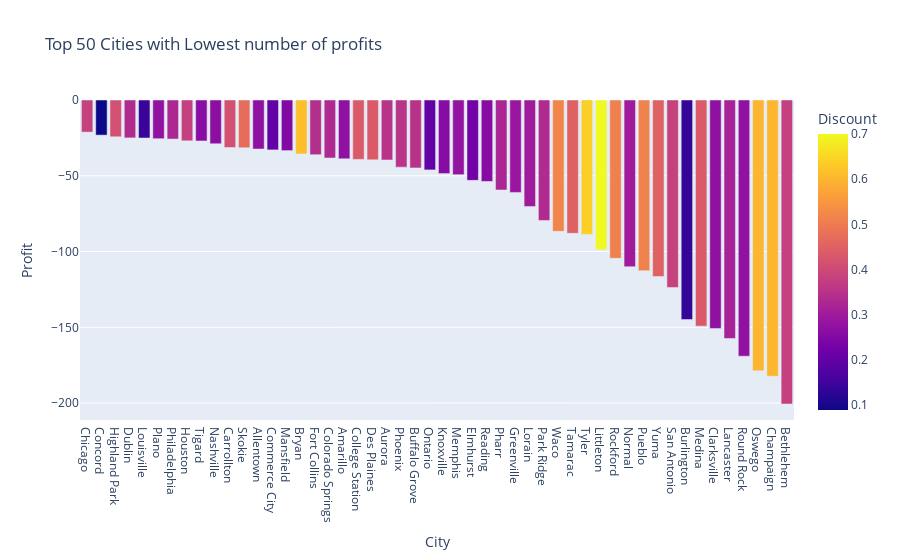

The code cell stored with this chart in its notebook:
### Code cell
px.bar(df.groupby('City').mean().reset_index().sort_values('Profit',ascending=False).tail(50),x='City',y='Profit',color='Discount',hover_data=df.groupby('City').mean().reset_index().columns,
      title='Top 50 Cities with Lowest number of profits')

### Figure 1 — Plotly figure (JSON) as saved in the notebook; plotly's stock layout.template omitted (floating-point values rounded to 4 significant figures; data arrays with more than 128 entries replaced by an {"elided": "..."} marker saying what was removed)
{"data": [{"alignmentgroup": "True", "customdata": {"elided": "50x3 float values"}, "hovertemplate": "City=%{x}<br>Profit=%{y}<br>Sales=%{customdata[0]}<br>Quantity=%{customdata[1]}<br>Discount=%{marker.color}<extra></extra>", "legendgroup": "", "marker": {"color": [0.3838, 0.08871, 0.4143, 0.3357, 0.1421, 0.2747, 0.3268, 0.3797, 0.2625, 0.269, 0.4133, 0.4727, 0.2714, 0.2, 0.25, 0.6167, 0.3429, 0.332, 0.272, 0.4333, 0.4333, 0.3529, 0.354, 0.35, 0.2, 0.2583, 0.28, 0.225, 0.26, 0.325, 0.2889, 0.3, 0.3333, 0.52, 0.45, 0.64, 0.7, 0.5091, 0.3, 0.5125, 0.45, 0.3831, 0.136, 0.4333, 0.2714, 0.3152, 0.2743, 0.6, 0.6, 0.38], "coloraxis": "coloraxis", "pattern": {"shape": ""}}, "name": "", "offsetgroup": "", "orientation": "v", "showlegend": false, "textposition": "auto", "type": "bar", "x": ["Chicago", "Concord", "Highland Park", "Dublin", "Louisville", "Plano", "Philadelphia", "Houston", "Tigard", "Nashville", "Carrollton", "Skokie", "Allentown", "Commerce City", "Mansfield", "Bryan", "Fort Collins", "Colorado Springs", "Amarillo", "College Station", "Des Plaines", "Aurora", "Phoenix", "Buffalo Grove", "Ontario", "Knoxville", "Memphis", "Elmhurst", "Reading", "Pharr", "Greenville", "Lorain", "Park Ridge", "Waco", "Tamarac", "Tyler", "Littleton", "Rockford", "Normal", "Pueblo", "Yuma", "San Antonio", "Burlington", "Medina", "Clarksville", "Lancaster", "Round Rock", "Oswego", "Champaign", "Bethlehem"], "xaxis": "x", "y": [-21.19, -23.18, -24.28, -24.99, -25.09, -25.54, -25.77, -26.93, -27.04, -28.88, -31.35, -31.53, -32.35, -32.93, -33.4, -35.62, -36.1, -38.27, -38.8, -39.21, -39.46, -39.58, -44.3, -44.82, -46.14, -48.54, -49.3, -53.03, -53.75, -59.39, -61.0, -70.32, -79.48, -86.68, -87.97, -88.74, -98.8, -104.5, -110.0, -112.6, -116.5, -123.7, -144.9, -149.2, -150.8, -157.4, -169.1, -178.7, -182.4, -200.6], "yaxis": "y"}], "layout": {"barmode": "relative", "coloraxis": {"colorbar": {"title": {"text": "Discount"}}, "colorscale": [[0, "#0d0887"], [0.1111, "#46039f"], [0.2222, "#7201a8"], [0.3333, "#9c179e"], [0.4444, "#bd3786"], [0.5556, "#d8576b"], [0.6667, "#ed7953"], [0.7778, "#fb9f3a"], [0.8889, "#fdca26"], [1, "#f0f921"]]}, "legend": {"tracegroupgap": 0}, "title": {"text": "Top 50 Cities with Lowest number of profits"}, "xaxis": {"anchor": "y", "domain": [0, 1], "title": {"text": "City"}}, "yaxis": {"anchor": "x", "domain": [0, 1], "title": {"text": "Profit"}}}}
